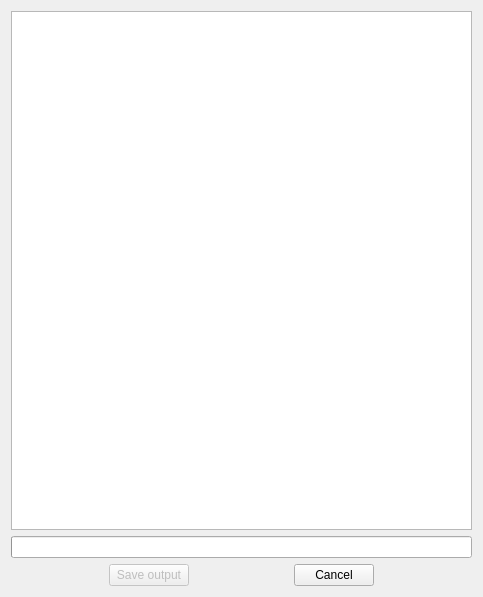
<?xml version="1.0" encoding="UTF-8"?>
<ui version="4.0">
 <class>Dialog</class>
 <widget class="QDialog" name="Dialog">
  <property name="geometry">
   <rect>
    <x>0</x>
    <y>0</y>
    <width>483</width>
    <height>597</height>
   </rect>
  </property>
  <property name="windowTitle">
   <string>Running EFs...</string>
  </property>
  <layout class="QVBoxLayout" name="verticalLayout">
   <item>
    <widget class="QPlainTextEdit" name="fakeCLI">
     <property name="readOnly">
      <bool>true</bool>
     </property>
    </widget>
   </item>
   <item>
    <widget class="QProgressBar" name="progressBar">
     <property name="value">
      <number>0</number>
     </property>
     <property name="textVisible">
      <bool>false</bool>
     </property>
    </widget>
   </item>
   <item>
    <layout class="QHBoxLayout" name="horizontalLayout">
     <item>
      <spacer name="horizontalSpacer">
       <property name="orientation">
        <enum>Qt::Horizontal</enum>
       </property>
       <property name="sizeHint" stdset="0">
        <size>
         <width>40</width>
         <height>20</height>
        </size>
       </property>
      </spacer>
     </item>
     <item>
      <widget class="QPushButton" name="saveBtn">
       <property name="enabled">
        <bool>false</bool>
       </property>
       <property name="text">
        <string>Save output</string>
       </property>
      </widget>
     </item>
     <item>
      <spacer name="horizontalSpacer_3">
       <property name="orientation">
        <enum>Qt::Horizontal</enum>
       </property>
       <property name="sizeHint" stdset="0">
        <size>
         <width>40</width>
         <height>20</height>
        </size>
       </property>
      </spacer>
     </item>
     <item>
      <widget class="QPushButton" name="closeBtn">
       <property name="text">
        <string>Cancel</string>
       </property>
      </widget>
     </item>
     <item>
      <spacer name="horizontalSpacer_2">
       <property name="orientation">
        <enum>Qt::Horizontal</enum>
       </property>
       <property name="sizeHint" stdset="0">
        <size>
         <width>40</width>
         <height>20</height>
        </size>
       </property>
      </spacer>
     </item>
    </layout>
   </item>
  </layout>
 </widget>
 <resources/>
 <connections/>
</ui>
